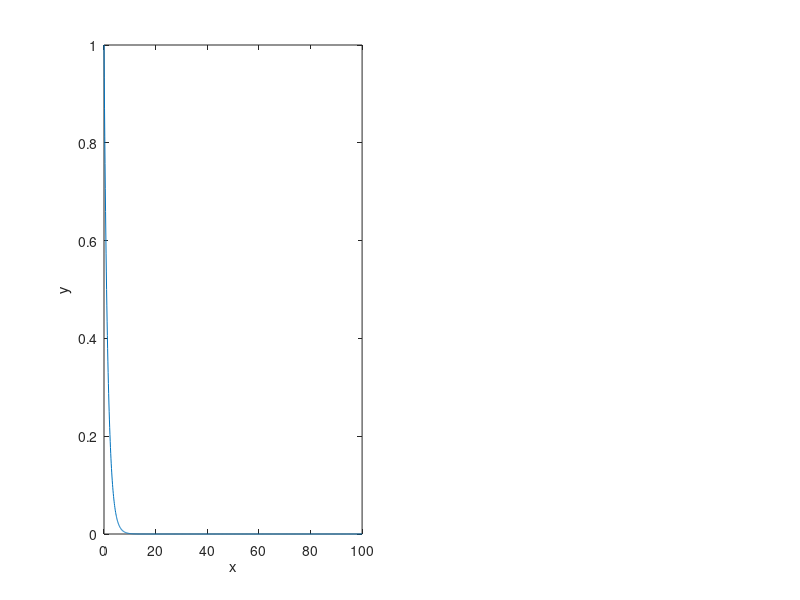

Write the MATLAB code that produced this figure. (Note: this script raises an error after producing the figure.)
%% Punto A

% A. Grafico della funzione arcotangente nell’intervallo [-4, 4].

Xa = -4:0.1:4;
Ya = atan(Xa);

hold on

title('Grafico arcotangente');

grid on;

xlabel('x');
ylabel('y');

plot(Xa, Ya);

hold off

%% Punto B

% B. Immagine con i grafici di (1/2)*sin(x), sin(x) e 2*sin(x) sovrapposti 
%    nell’intervallo [−2*pi, 2*pi].

Xb = -2*pi:0.1:2*pi;
SEN = sin(Xb);

hold on

% Limite assi
axis([-2*pi 2*pi -2.5 2.5]);

% Inserisci griglia
grid on

% Titolo grafico
title('Grafici Seno', 'fontsize', 18);
xlabel('x');
ylabel('y');

% Grafico 1 -> 1/2 sin(x)
plot(Xb, (0.5)*SEN, '-.r');

% Grafico 2 -> sin(x)
plot(Xb, SEN, '--b');

% Grafico 3 -> 2sin(x)
plot(Xb, 2*SEN, '-y');

% Legenda grafico
legend('(1/2)sin(x)', 'sin(x)', '2sin(x)');

hold off

%% Punto C

% C. Immagine con tre sottografici, che rappresentano rispettivamente x^2, 
%    x^3 e x^4 nell’intervallo [-2, 2].

Xc = -2:0.1:2;

subplot(3,1,1);
plot(Xc, Xc.^2);
xlabel('x');
ylabel('y');
legend('x^2');

subplot(3,1,2);
plot(Xc, Xc.^3);
xlabel('x');
ylabel('y');
legend('x^3');

subplot(3,1,3);
plot(Xc, Xc.^4);
xlabel('x');
ylabel('y');
legend('x^4');

%% Punto D

% D. Immagine con il grafico della funzione y=0.5*x con x∈[0,100], e lo 
%    stesso grafico fatto con scala logaritmica sull’asse y (i due grafici 
%    non devono essere sovrapposti).

Xd = 0:0.1:100;

subplot(1,2,1);
plot(Xd, (0.5).^Xd);
xlabel('x');
ylabel('y');

subtitle('0.5^x scala normale');

subplot(1,2,2);
semilogy(Xd, (0.5).^Xd);
xlabel('x');
ylabel('y');

subtitle('0.5^x scala logaritmica');


%% Punto E

% E. Immagine con i grafici delle funzioni y=x^k conx∈[1,1000] e 
%    k∈{2,1,0.5} sovrapposti con colori diversi.

Xe = 1:0.1:1000;
k = [2 1 0.5];

hold on

title('Grafico x^k con k\in\{2,1,0.5\}')

axis([1 1000 0 1000])

grid on

xlabel('x');
ylabel('y');

plot(Xe, Xe.^k(1), 'r');
plot(Xe, Xe.^k(2),'b');
plot(Xe, Xe.^k(3),'y');

legend('x^2','x','\surdx');

hold off

%% Punto F

% F. Come nel punto E ma usando la scala logaritmica sia sull’asse x che 
%    sull’asse y.

Xf = 1:0.1:1000;
k = [2 1 0.5];

hold on

title('Grafico in scala logaritmica')

axis([1 1000 0 1000]);

grid on

xlabel('x');
ylabel('y');

loglog(Xf, Xf.^k(1),'r');
loglog(Xf, Xf.^k(2),'b');
loglog(Xf, Xf.^k(3),'y');

legend('x^2','x','\surdx');

hold off
